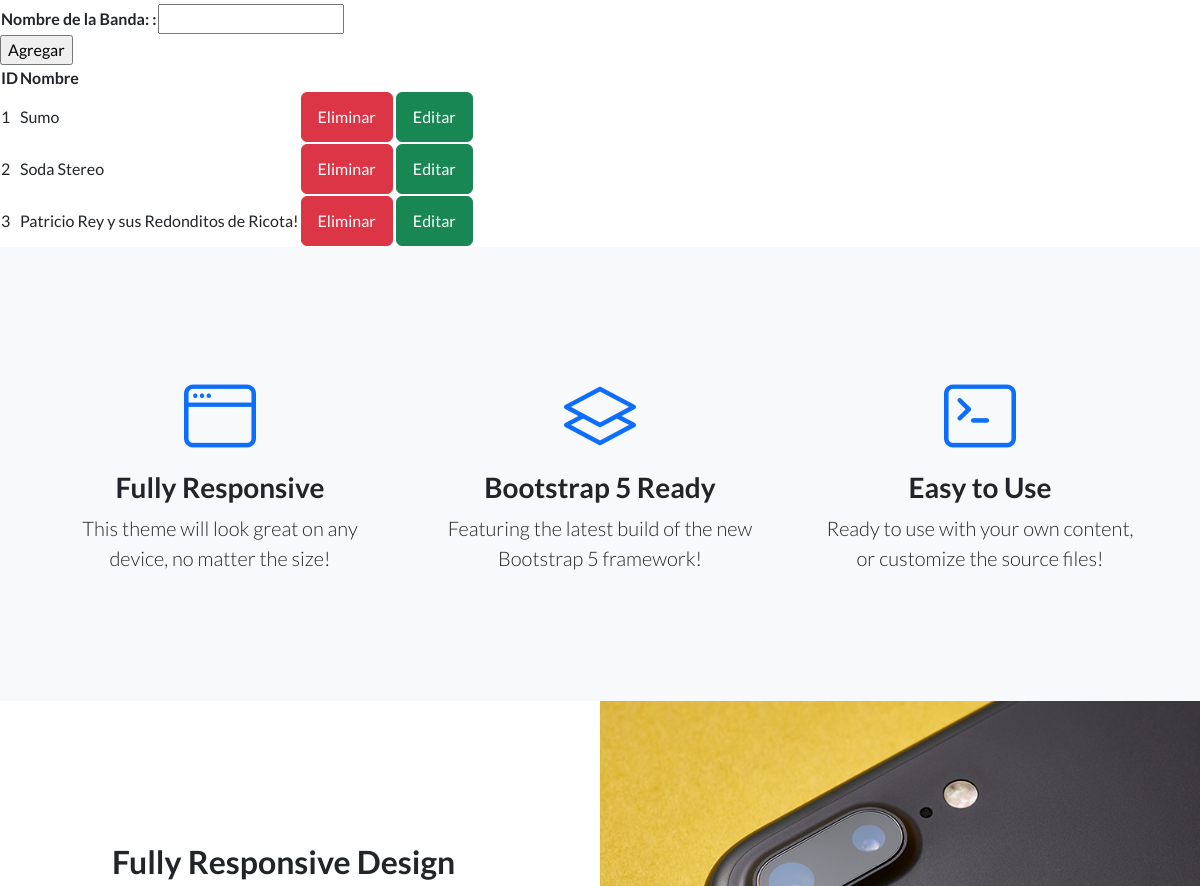
The page /App1/bandas/ (signed in, middle part) on the database as committed earlier.
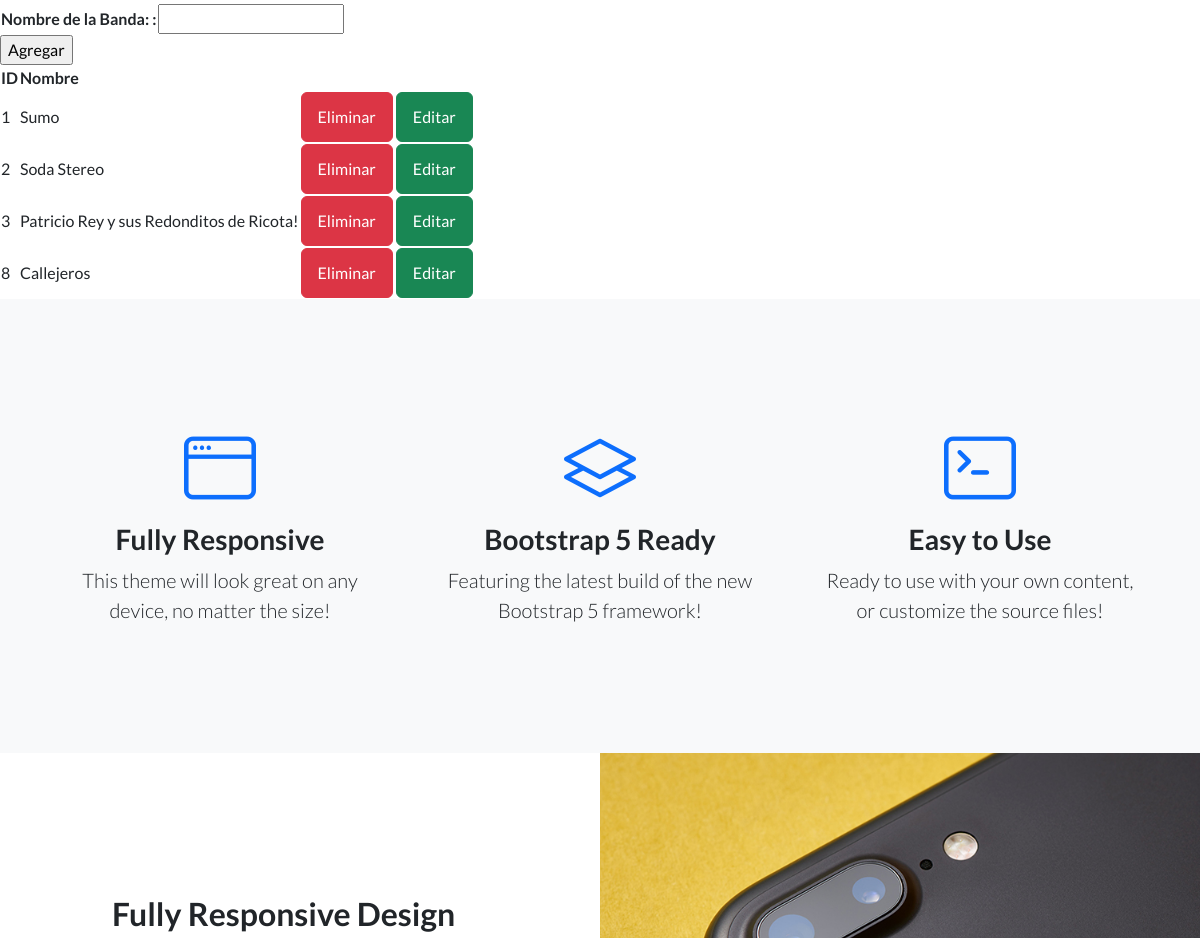
The same page on the database as committed later.
### App1/models.py (models this page shows, shortened)
class Bandas(models.Model):
    nombre=models.CharField(max_length=50)

### App1/views.py (the view)
# urls.py: path('bandas/', bandas, name="bandas"),
@login_required
def bandas(request):
    if request.method == "POST":
        form = BandasForm(request.POST)
        if form.is_valid():
            nombre = form.cleaned_data['nombre']
            bandas = Bandas()
            bandas.nombre = nombre
            bandas.save()
            form = BandasForm()
        else:
            pass
    else:
        form = BandasForm()
    bandas= Bandas.objects.all()
    contex = {"bandas": bandas, "form": form}
    return render(request,'App1/bandas.html', contex)

### App1/forms.py
class BandasForm(forms.Form):
    nombre=forms.CharField(max_length=50, label="Nombre de la Banda: ")

### App1/templates/App1/bandas.html (shortened to what this page needs)
{% extends "App1/padre.html" %}
{% load static %}
{% block contenido_que_cambia %}
    <form action="" method="post">
        <table>
            {{ form.as_table }}
            </table>
               <input type="submit" value="Agregar">
    </form>
    <table>
        <thead>
            <tr>
                <th>ID</th>
                <th>Nombre</th>
            </tr>
        </thead>
        <tbody>
            {% for bandas in bandas %}
            <tr>
                <td>
                    {{ bandas.id }}
                </td>
                <td>
                    {{ bandas.nombre }}
                </td>
                <td>
                    <a class="btn btn-danger", href="{% url 'eliminarBandas' bandas.id %}"> Eliminar </a>
                    <a class="btn btn-success", href="{% url 'editarBandas' bandas.id %}"> Editar</a>
                </td>
            </tr>
            {% endfor %}
        </tbody>
    </table>
{% endblock %}

Rows that differ between the two databases and show on the page:
added Bandas: id "8", nombre "Callejeros"
